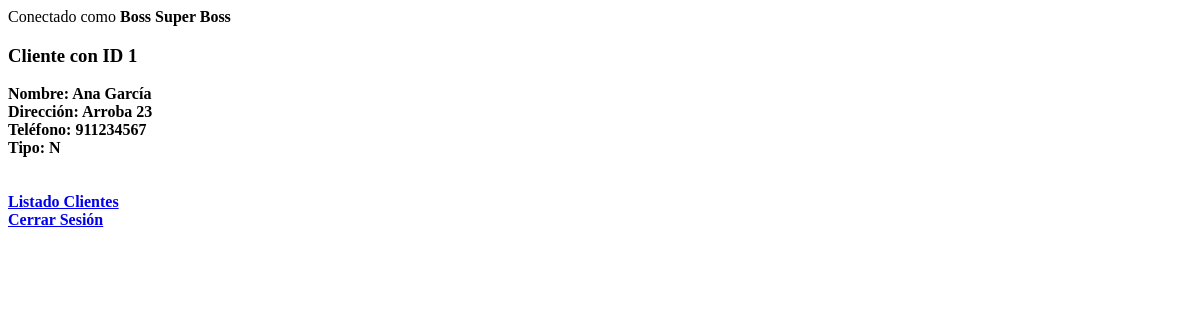
/detalle.php?id=1 (signed in), run on the app's committed database.
### tables this page shows
CREATE TABLE `test_clients` (
  `id` int(3) NOT NULL,
  `name` varchar(255) NOT NULL,
  `address` varchar(255) NOT NULL,
  `description` text NOT NULL,
  `tlf` varchar(255) NOT NULL,
  `type` char(1) NOT NULL
);

### detalle.php (the view, shortened to what this page needs)
<?php
    if (!isset($_SESSION['nombre']))
       header('Location: login.php');
    else {
       $nombre = $_SESSION['nombre'];
       $apellidos = $_SESSION['apellidos'];
    }
    $id = $_GET['id'];
    $detalle = obtener_detalle($id);
    function obtener_detalle($id) {
        $BD = new ConectarBD();
        $conn = $BD->getConexion();
        $stmt = $conn->prepare('SELECT * FROM test_clients WHERE id = :id');
        $stmt->execute(array(':id' => $id));
        $detalle = $stmt->fetch(PDO::FETCH_ASSOC);
        return $detalle;
    }
?>
<!DOCTYPE html>
<html>
    <head>
        <link rel='stylesheet' type='text/css' href='css/estilos_2.css' />
    </head>
    <body>
        <?php echo 'Conectado como <b>' . $nombre . ' ' . $apellidos ?><br/>
        <h3>Cliente con ID <?php echo $id ?></h3>
        Nombre: <?php echo $detalle['name']; ?><br/>
        Dirección: <?php echo $detalle['address']; ?><br/>
        Teléfono: <?php echo $detalle['tlf']; ?><br/>
        Tipo: <?php echo $detalle['type']; ?><br/><br/><br/>
        <a href="javascript:history.go(-1)">Listado Clientes</a><br/>
        <a href="desconectar.php">Cerrar Sesión</a>
    </body>
</html>

### data on the page
test_clients: name "Ana García", address "Arroba 23", tlf "911234567", type "N"

### other printed values
$nombre "Boss"
$apellidos "Super Boss"
$id "1"
